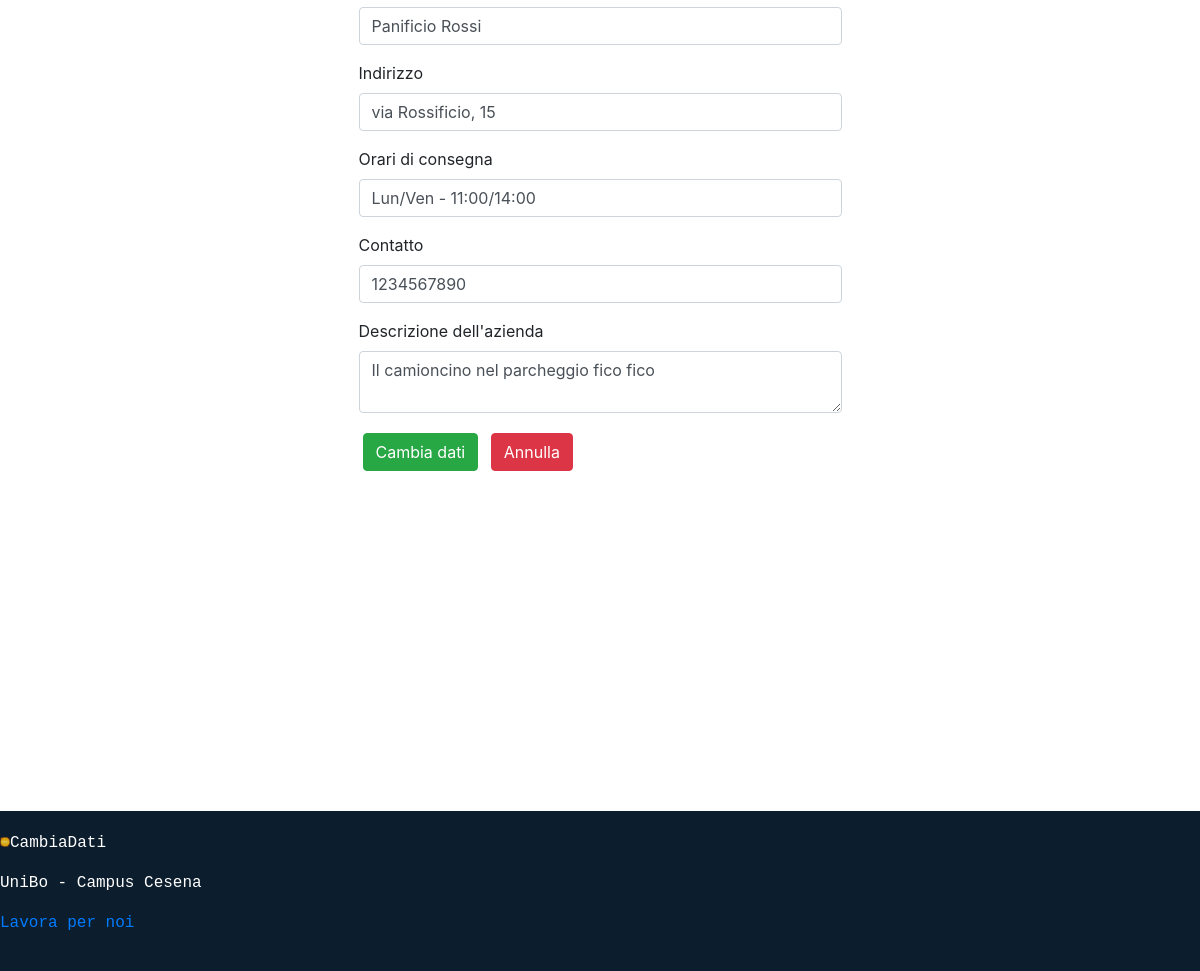
The app's page /change_data.php?datas (signed in, lower part), older data.
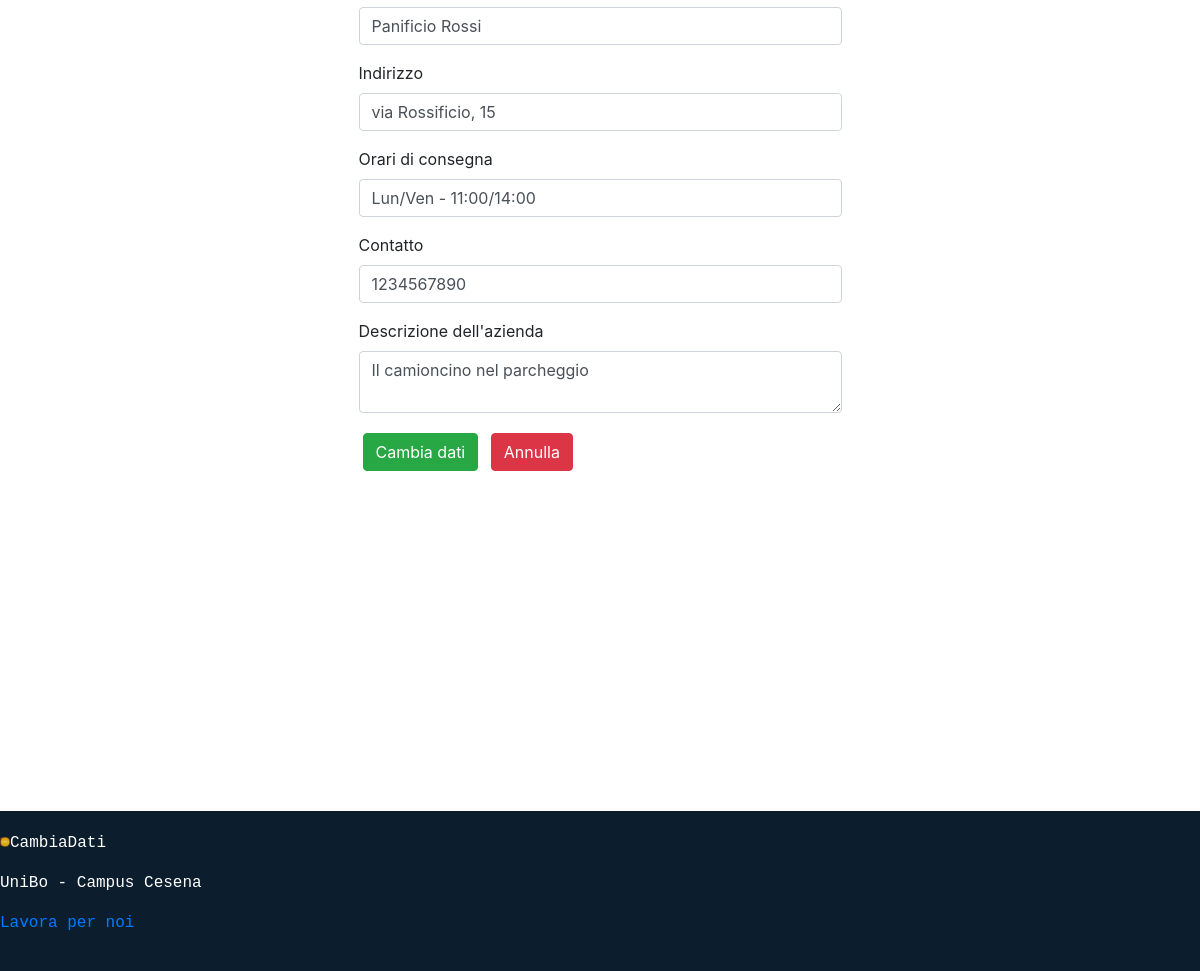
The same page, newer data.
### tables this page shows
CREATE TABLE `venditore` (
  `vendorID` int(11) NOT NULL,
  `nomeAzienda` text NOT NULL,
  `indirizzo` text NOT NULL,
  `orariConsegna` text NOT NULL,
  `contatto` text NOT NULL,
  `descrizione` text NOT NULL,
  `userID` int(11) NOT NULL
);

### change_data.php (called while the page is built)
<?php
require_once 'bootstrap.php';
$templateParams["nome"] = "changeData_template.php";
$templateParams["titolo"] = "CambiaDati";
$dbh->printFormattedArray($_POST);
if(isset($_URL["pass"])) {
    $templateParams["passData"] = true;
} else {
    $templateParams["user"] = $dbh->getAllUserLoggedInfo($_COOKIE["mail"], $_COOKIE["id"]);
}
require 'template/base.php';
?>

### db/database.php (called while the page is built, shortened)
<?php
class DatabaseHelper{
    private $db;
    public function __construct($servername, $username, $password, $dbname, $port){
        $this->db = new mysqli($servername, $username, $password, $dbname, $port);
    }
    public function getAllUserLoggedInfo($mail, $id){
        if($_COOKIE["vendors"]==0){
            $query = "SELECT Nome, Cognome, Email, codUnibo, sesso, zoneConsegna, info_pagamento FROM utente INNER JOIN compratore ON utente.UserID = compratore.userID WHERE Email = ? AND utente.UserID = ?";
            $stmt = $this->db->prepare($query);
            $stmt->bind_param('ss', $mail, $id);
        } else {
            $query = "SELECT Nome, Cognome, Email, nomeAzienda, indirizzo, orariConsegna, contatto, descrizione FROM utente INNER JOIN venditore ON utente.UserID = venditore.userID WHERE Email = ? AND utente.UserID = ?";
            $stmt = $this->db->prepare($query);
            $stmt->bind_param('ss', $mail, $id);
        }
        $stmt->execute();
        $result = $stmt->get_result();
        $user = $result->fetch_all(MYSQLI_ASSOC);
        return $user[0];
    }
}

### bootstrap.php (called while the page is built, shortened)
<?php
require_once("db/database.php");
$dbh = new DatabaseHelper("localhost", "root", "", "luminosita_db", 3306);
?>

### template/base.php (the view, shortened to what the changed rows need)
<!DOCTYPE html>
<html lang="it">
<head>
    <link rel="stylesheet" type="text/css" href="./css/main_style.css"/>
    <link href="https://cdn.jsdelivr.net/npm/bootstrap@5.0.2/dist/css/bootstrap.min.css" rel="stylesheet">
    <link rel="stylesheet" href="https://cdn.jsdelivr.net/npm/bootstrap@4.3.1/dist/css/bootstrap.min.css"/>
    <link rel='stylesheet' href='https://cdnjs.cloudflare.com/ajax/libs/font-awesome/4.7.0/css/font-awesome.min.css'/>
    <link rel="stylesheet" href="https://use.fontawesome.com/releases/v5.10.2/css/all.css" />
    <link rel='stylesheet' href='https://gitcdn.github.io/bootstrap-toggle/2.2.2/css/bootstrap-toggle.min.css'/>
    <link rel="stylesheet" href="https://www.markuptag.com/bootstrap/5/css/bootstrap.min.css" />
</head>
<body>
<main class="container col col-lg-12 col-md-12 col-sm-12 col-1">
    <?php
    if(isset($templateParams["nome"])){
        require($templateParams["nome"]);
    }
    ?>
</main>
</body>
</html>

### template/changeData_template.php (shortened to what the changed rows need)
<?php
$url = parse_url($_SERVER['REQUEST_URI'], $component = -1);
$query = explode("&", $url["query"]);
$dbh->printFormattedArray($query);
?>
<div id="login_form" class="container justify-content-center col-md-12">
    <form action="<?php echo "change_edit.php?".$query[0]; ?>" method="POST">
<?php if($query[0] == "passData"): ?>
        <h2>Cambio password</h2>
        <div class="form-group">
            <label>Old password</label>
            <div class="input-group" id="show_hide_old_password">
                <input type="password" class="form-control" id="InputOldPassword" name="InputOldPassword" placeholder="Old password" required>
                <div class="input-group-addon">
                    <a href="" class="btn btn-secondary"><i class="fa fa-eye-slash" aria-hidden="true"></i></a>
                </div>
            </div>
        </div>
        <div class="form-group">
            <label>New password</label>
            <div class="input-group" id="show_hide_new_password">
                <input type="password" class="form-control" id="InputPassword1" name="InputPassword1" pattern = "(?=.*\d)(?=.*[a-z])(?=.*?[0-9])(?=.*?[~`!@#$%^&amp;*()_=+\[\]{};:&apos;.,&quot;\\|\/?&gt;&lt;-]).{8,}" placeholder="New password" required>
                <div class="input-group-addon">
                    <a href="" class="btn btn-secondary"><i class="fa fa-eye-slash" aria-hidden="true"></i></a>
                </div>
            </div>
        </div>
        <div class="form-group">
            <label for="InputPassword2">Repeat new password</label>
            <input type="password" class="form-control" id="InputPassword2" name="InputPassword2" pattern = "(?=.*\d)(?=.*[a-z])(?=.*?[0-9])(?=.*?[~`!@#$%^&amp;*()_=+\[\]{};:&apos;.,&quot;\\|\/?&gt;&lt;-]).{8,}" placeholder="Repeat new password" required>
            <div style="margin-top: 7px;" id="CheckPasswordMatch"></div>
        </div>
<?php elseif ($query[0] == "datas" && $_COOKIE["vendors"]==1):
        $utente = $dbh->getAllUserLoggedInfo($_COOKIE["mail"], $_COOKIE["id"]);
        $nomeAzienda = $utente["nomeAzienda"];
        $indirizzo = $utente["indirizzo"];
        $orari = $utente["orariConsegna"];
        $tel = $utente["contatto"];
        $descr = $utente["descrizione"];
        ?>
        <div class="form-group">
            <input id="inputnomeAzienda" name="inputAzienda" type="text" class="form-control" placeholder="Nome dell'azienda" value="<?php echo $nomeAzienda; ?>">
        </div>
        <div class="form-group">
            <label for="inputAdress">Indirizzo</label>
            <input id="inputAdress" name="inputIndirizzo" type="text" class="form-control" placeholder="(Ex.: via Paolo Rossi, 15)" value="<?php echo $indirizzo; ?>">
        </div>
        <div class="form-group">
            <label for="inputOrari">Orari di consegna</label>
            <input id="inputOrari" name="inputOrari" type="text" class="form-control" placeholder="(Ex.: 9:00/10:30 - 12:30/17:45) Default => 8:00/20:00" value="<?php echo $orari; ?>">
        </div>
        <div class="form-group">
            <label for="inputTel">Contatto</label>
            <input id="inputTel" name="inputContatti" class="form-control" type="tel" pattern="[0-9]{10}" placeholder="(+39) 000 000 00 00" value="<?php echo $tel; ?>">
        </div>
        <div class="form-group">
            <label for="inputDescr">Descrizione dell'azienda</label>
            <textarea id="inputDescr" name="inputDescr" rows="2" cols="50" class="form-control"><?php echo $descr; ?></textarea>
        </div>
<?php endif; ?>
    </form>
</div>

Row changes from the older to the newer data that the page shows:
changed venditore "Panificio Rossi": inputDescr "Il camioncino nel parcheggio fico fico" → "Il camioncino nel parcheggio"
